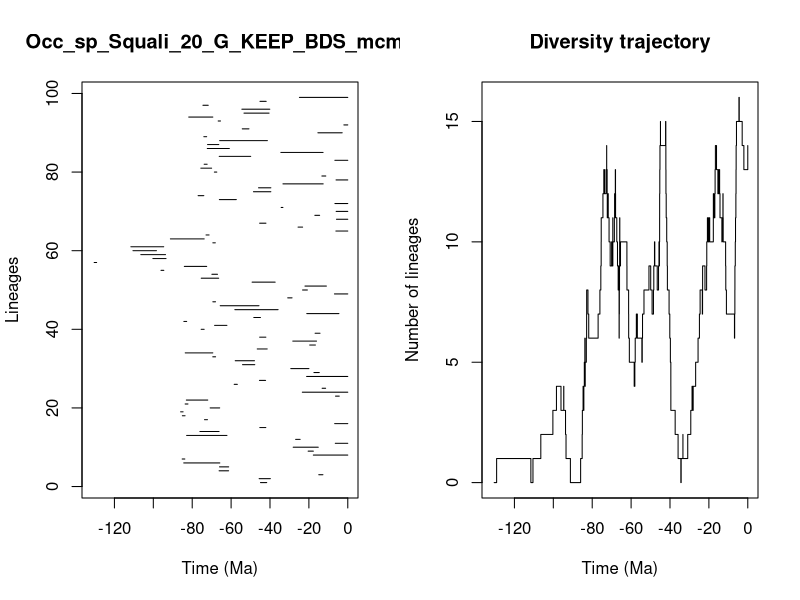

Write R code to recreate this figure.


pdf(file='../Results/Species/5_MA_bins_EP_FT/pyrate_mcmc_logs/Occ_sp_Squali_20_G_KEEP_BDS_mcmc_LTT.pdf',width=0.6*20, height=0.6*10)
title = "Occ_sp_Squali_20_G_KEEP_BDS_mcmc"
ts=c(44.89159854097616, 45.581988066917354,14.91499672201923,66.17554011420059,65.95542413968845,84.35768941579074,85.16537588702897,17.71729775681809,20.386648848727376,28.077202844777805,6.422863240233371,26.809048167834895,82.86897507065065,76.04465820263806,45.2420172173055,6.7460843541216935,73.67490486217868,85.06336233759168,85.95626912559365,70.76765366930209,83.63374423240597,83.02269658065288,6.303488715614034,23.380428562977816,13.191824310782469,58.41376653103487,45.42383227625686,21.168239641079868,17.407711574120388,29.310138221912872,54.125726481468405,57.88164548957812,69.43065409225905,83.58796300948094,46.56313336295217,19.58429355373818,28.276683604122724,45.31886433463322,16.80366475293927,75.39451147917198,68.48863372967034,84.29292151778465,48.32831853025455,21.083592256048124,58.076205302578614,65.60077846415184,69.38804760813528,30.87862724697831,6.850836521834078,23.24926715141258,22.013649615744548,49.20421080256895,75.36846204515,69.88362304255895,96.05600740356722,84.06097675519595,130.4175036280428,100.22525043303499,106.4331202433477,110.46596281909201,111.54374186518328,69.38566775973668,91.21952833489912,72.88828008460285,6.118011866899836,25.5658735412432,45.33147684786633,5.81651022779159,16.938742825019187,5.9870003705726385,34.25359050394155,6.613139671321064,66.04114688220135,76.96413946141459,48.4995853289036,45.89275096739328,33.339124709772115,6.035706972925613,13.31974502079086,68.61035262687828,75.56964011136145,73.8577599281478,6.639581029228569,66.11551669580686,34.4190467240606,72.2556076443582,72.1059649614149,65.88467102583856,74.02517051183095,15.369113803531338,54.262556220894446,2.0093794782311294,66.64928594856259,81.78975095524478,53.37940393303055,54.46408795995444,74.48586822864728,45.154303143354724,24.86715968431144)
te=c(41.685167908393694, 39.79886278433448,12.780669611303434,61.27811129768921,61.24891678024839,65.80113476780565,83.79015923688686,0.0,17.703112512561624,15.177670833896437,0.0,24.508256589525054,62.13554619661266,66.18756477826439,42.14515429000227,0.0,72.15182707744103,83.68099903946977,84.69430079598828,65.86896749144192,82.18588153247778,72.00204993829925,4.385366146711237,0.0,11.394537978877915,56.784706532870885,42.266488763868864,0.0,14.657264424076478,19.98721207152237,47.8230969064153,47.975293781874754,67.98179327513009,69.41020478446512,41.43713094500654,16.65178849702713,16.075859900409554,42.1246661299949,14.283111953185252,73.86155441134916,62.15726217538632,82.84835531243102,44.91091953022501,4.552876570511688,35.8392268070815,45.668285735999405,68.01420195689708,28.65776789776575,0.0,20.761476047373193,10.987369255253455,37.3410081851352,66.38368065822547,66.99995094597145,94.59945289531699,72.54906387594045,129.15639689573342,93.46297656409016,93.72073326568601,98.39058382341118,94.65252096929565,68.11759671069225,73.8440789277301,71.3327128309695,0.0,23.226967300465482,42.08314893511205,0.0,14.477445188272561,0.0,33.351757507312584,0.0,57.30548701312731,74.0308881592709,39.56623358378855,39.556434004009226,12.646813111785022,0.0,11.310468728218112,67.35996292669255,70.01521429606653,72.32526250613121,0.0,49.916916802673185,12.71134381956323,60.90470459931455,66.33367505989304,41.340134923962154,72.56597254720245,2.876026767027236,50.819116170257274,0.0,65.45355736991746,69.3986322463359,40.47322155736955,40.10036972451767,71.75323142231312,41.95147870720556,0.0)
div_traj=c(0, 1,0,1,2,3,4,3,4,3,2,1,0,1,2,3,4,3,4,5,6,5,4,5,6,7,8,7,6,7,8,9,10,11,12,13,12,13,12,13,12,13,14,13,12,11,12,11,12,11,10,9,10,9,10,11,10,9,10,11,12,13,12,11,10,9,8,9,8,7,6,7,8,9,10,11,10,9,10,9,8,7,6,5,4,5,6,7,6,5,6,7,8,9,8,7,8,9,10,9,8,9,10,9,10,11,12,13,14,15,14,15,14,13,12,11,10,9,8,7,6,5,4,3,2,1,0,1,2,1,2,3,4,3,4,5,6,7,8,7,8,9,8,9,10,11,10,11,10,11,12,11,12,13,14,13,12,13,12,13,12,11,10,11,12,11,10,9,8,7,6,7,8,9,10,11,12,13,14,15,16,15,14,13,14)
time_events=c(130.4175036280428, 129.15639689573342,111.54374186518328,110.46596281909201,106.4331202433477,100.22525043303499,98.39058382341118,96.05600740356722,94.65252096929565,94.59945289531699,93.72073326568601,93.46297656409016,91.21952833489912,85.95626912559365,85.16537588702897,85.06336233759168,84.69430079598828,84.35768941579074,84.29292151778465,84.06097675519595,83.79015923688686,83.68099903946977,83.63374423240597,83.58796300948094,83.02269658065288,82.86897507065065,82.84835531243102,82.18588153247778,81.78975095524478,76.96413946141459,76.04465820263806,75.56964011136145,75.39451147917198,75.36846204515,74.48586822864728,74.0308881592709,74.02517051183095,73.86155441134916,73.8577599281478,73.8440789277301,73.67490486217868,72.88828008460285,72.56597254720245,72.54906387594045,72.32526250613121,72.2556076443582,72.15182707744103,72.1059649614149,72.00204993829925,71.75323142231312,71.3327128309695,70.76765366930209,70.01521429606653,69.88362304255895,69.43065409225905,69.41020478446512,69.3986322463359,69.38804760813528,69.38566775973668,68.61035262687828,68.48863372967034,68.11759671069225,68.01420195689708,67.98179327513009,67.35996292669255,66.99995094597145,66.64928594856259,66.38368065822547,66.33367505989304,66.18756477826439,66.17554011420059,66.11551669580686,66.04114688220135,65.95542413968845,65.88467102583856,65.86896749144192,65.80113476780565,65.60077846415184,65.45355736991746,62.15726217538632,62.13554619661266,61.27811129768921,61.24891678024839,60.90470459931455,58.41376653103487,58.076205302578614,57.88164548957812,57.30548701312731,56.784706532870885,54.46408795995444,54.262556220894446,54.125726481468405,53.37940393303055,50.819116170257274,49.916916802673185,49.20421080256895,48.4995853289036,48.32831853025455,47.975293781874754,47.8230969064153,46.56313336295217,45.89275096739328,45.668285735999405,45.581988066917354,45.42383227625686,45.33147684786633,45.31886433463322,45.2420172173055,45.154303143354724,44.91091953022501,44.89159854097616,42.266488763868864,42.14515429000227,42.1246661299949,42.08314893511205,41.95147870720556,41.685167908393694,41.43713094500654,41.340134923962154,40.47322155736955,40.10036972451767,39.79886278433448,39.56623358378855,39.556434004009226,37.3410081851352,35.8392268070815,34.4190467240606,34.25359050394155,33.351757507312584,33.339124709772115,30.87862724697831,29.310138221912872,28.65776789776575,28.276683604122724,28.077202844777805,26.809048167834895,25.5658735412432,24.86715968431144,24.508256589525054,23.380428562977816,23.24926715141258,23.226967300465482,22.013649615744548,21.168239641079868,21.083592256048124,20.761476047373193,20.386648848727376,19.98721207152237,19.58429355373818,17.71729775681809,17.703112512561624,17.407711574120388,16.938742825019187,16.80366475293927,16.65178849702713,16.075859900409554,15.369113803531338,15.177670833896437,14.91499672201923,14.657264424076478,14.477445188272561,14.283111953185252,13.31974502079086,13.191824310782469,12.780669611303434,12.71134381956323,12.646813111785022,11.394537978877915,11.310468728218112,10.987369255253455,6.850836521834078,6.7460843541216935,6.639581029228569,6.613139671321064,6.422863240233371,6.303488715614034,6.118011866899836,6.035706972925613,5.9870003705726385,5.81651022779159,4.552876570511688,4.385366146711237,2.876026767027236,2.0093794782311294,0.0)
                par(mfrow=c(1,2))
                L = length(ts)
                plot(ts, 1:L , xlim=c(-max(ts)-1,0), pch=20, type="n", main=title,xlab="Time (Ma)",ylab="Lineages")
                for (i in 1:L){segments(x0=-te[i],y0=i,x1=-ts[i],y1=i)}    
                t = -time_events
                plot(div_traj ~ t,type="s", main = "Diversity trajectory",xlab="Time (Ma)",ylab="Number of lineages",xlim=c(-max(ts)-1,0))
                abline(v=c(65,200,251,367,445),lty=2,col="gray")
                
